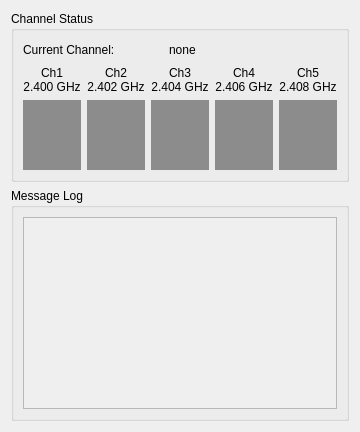
     <widget class="QWidget" name="tab_overview">
      <attribute name="title">
       <string>Overview</string>
      </attribute>
      <layout class="QVBoxLayout" name="verticalLayout_9">
       <item>
        <layout class="QVBoxLayout" name="verticalLayout_8">
         <item>
          <widget class="QGroupBox" name="groupBox_2">
           <property name="title">
            <string>Channel Status</string>
           </property>
           <layout class="QVBoxLayout" name="verticalLayout_7">
            <item>
             <layout class="QHBoxLayout" name="horizontalLayout_3">
              <item>
               <widget class="QLabel" name="currentChannelLabel">
                <property name="minimumSize">
                 <size>
                  <width>120</width>
                  <height>0</height>
                 </size>
                </property>
                <property name="maximumSize">
                 <size>
                  <width>120</width>
                  <height>16777215</height>
                 </size>
                </property>
                <property name="text">
                 <string>Current Channel:</string>
                </property>
               </widget>
              </item>
              <item>
               <spacer name="horizontalSpacer_2">
                <property name="orientation">
                 <enum>Qt::Horizontal</enum>
                </property>
                <property name="sizeType">
                 <enum>QSizePolicy::Fixed</enum>
                </property>
                <property name="sizeHint" stdset="0">
                 <size>
                  <width>20</width>
                  <height>20</height>
                 </size>
                </property>
               </spacer>
              </item>
              <item>
               <widget class="QLabel" name="currentChannel">
                <property name="text">
                 <string>none</string>
                </property>
               </widget>
              </item>
              <item>
               <spacer name="horizontalSpacer_3">
                <property name="orientation">
                 <enum>Qt::Horizontal</enum>
                </property>
                <property name="sizeHint" stdset="0">
                 <size>
                  <width>40</width>
                  <height>20</height>
                 </size>
                </property>
               </spacer>
              </item>
             </layout>
            </item>
            <item>
             <layout class="QHBoxLayout" name="horizontalLayout_7">
              <item>
               <layout class="QVBoxLayout" name="verticalLayout" stretch="0,1">
                <item>
                 <widget class="QLabel" name="label1">
                  <property name="text">
                   <string>Ch1
2.400 GHz</string>
                  </property>
                  <property name="alignment">
                   <set>Qt::AlignCenter</set>
                  </property>
                 </widget>
                </item>
                <item>
                 <widget class="QWidget" name="statusChannel1" native="true">
                  <property name="minimumSize">
                   <size>
                    <width>0</width>
                    <height>70</height>
                   </size>
                  </property>
                  <property name="styleSheet">
                   <string notr="true">background-color: rgb(140, 140, 140);</string>
                  </property>
                 </widget>
                </item>
               </layout>
              </item>
              <item>
               <layout class="QVBoxLayout" name="verticalLayout_3" stretch="0,1">
                <item>
                 <widget class="QLabel" name="label2">
                  <property name="text">
                   <string>Ch2
2.402 GHz</string>
                  </property>
                  <property name="alignment">
                   <set>Qt::AlignCenter</set>
                  </property>
                 </widget>
                </item>
                <item>
                 <widget class="QWidget" name="statusChannel2" native="true">
                  <property name="minimumSize">
                   <size>
                    <width>0</width>
                    <height>70</height>
                   </size>
                  </property>
                  <property name="styleSheet">
                   <string notr="true">background-color: rgb(140, 140, 140);</string>
                  </property>
                 </widget>
                </item>
               </layout>
              </item>
              <item>
               <layout class="QVBoxLayout" name="verticalLayout_4" stretch="0,1">
                <item>
                 <widget class="QLabel" name="label3">
                  <property name="text">
                   <string>Ch3
2.404 GHz</string>
                  </property>
                  <property name="alignment">
                   <set>Qt::AlignCenter</set>
                  </property>
                 </widget>
                </item>
                <item>
                 <widget class="QWidget" name="statusChannel3" native="true">
                  <property name="minimumSize">
                   <size>
                    <width>0</width>
                    <height>70</height>
                   </size>
                  </property>
                  <property name="styleSheet">
                   <string notr="true">background-color: rgb(140, 140, 140);</string>
                  </property>
                 </widget>
                </item>
               </layout>
              </item>
              <item>
               <layout class="QVBoxLayout" name="verticalLayout_5" stretch="0,1">
                <item>
                 <widget class="QLabel" name="label4">
                  <property name="text">
                   <string>Ch4
2.406 GHz</string>
                  </property>
                  <property name="alignment">
                   <set>Qt::AlignCenter</set>
                  </property>
                 </widget>
                </item>
                <item>
                 <widget class="QWidget" name="statusChannel4" native="true">
                  <property name="minimumSize">
                   <size>
                    <width>0</width>
                    <height>70</height>
                   </size>
                  </property>
                  <property name="styleSheet">
                   <string notr="true">background-color: rgb(140, 140, 140);</string>
                  </property>
                 </widget>
                </item>
               </layout>
              </item>
              <item>
               <layout class="QVBoxLayout" name="verticalLayout_6" stretch="0,1">
                <item>
                 <widget class="QLabel" name="label5">
                  <property name="text">
                   <string>Ch5
2.408 GHz</string>
                  </property>
                  <property name="alignment">
                   <set>Qt::AlignCenter</set>
                  </property>
                 </widget>
                </item>
                <item>
                 <widget class="QWidget" name="statusChannel5" native="true">
                  <property name="minimumSize">
                   <size>
                    <width>0</width>
                    <height>70</height>
                   </size>
                  </property>
                  <property name="styleSheet">
                   <string notr="true">background-color: rgb(140, 140, 140);</string>
                  </property>
                 </widget>
                </item>
               </layout>
              </item>
             </layout>
            </item>
           </layout>
          </widget>
         </item>
         <item>
          <widget class="QGroupBox" name="groupBox">
           <property name="autoFillBackground">
            <bool>false</bool>
           </property>
           <property name="title">
            <string>Message Log</string>
           </property>
           <property name="flat">
            <bool>false</bool>
           </property>
           <property name="checkable">
            <bool>false</bool>
           </property>
           <layout class="QHBoxLayout" name="horizontalLayout_2">
            <item>
             <widget class="QTextEdit" name="messageLog">
              <property name="enabled">
               <bool>false</bool>
              </property>
             </widget>
            </item>
           </layout>
          </widget>
         </item>
        </layout>
       </item>
      </layout>
     </widget>
